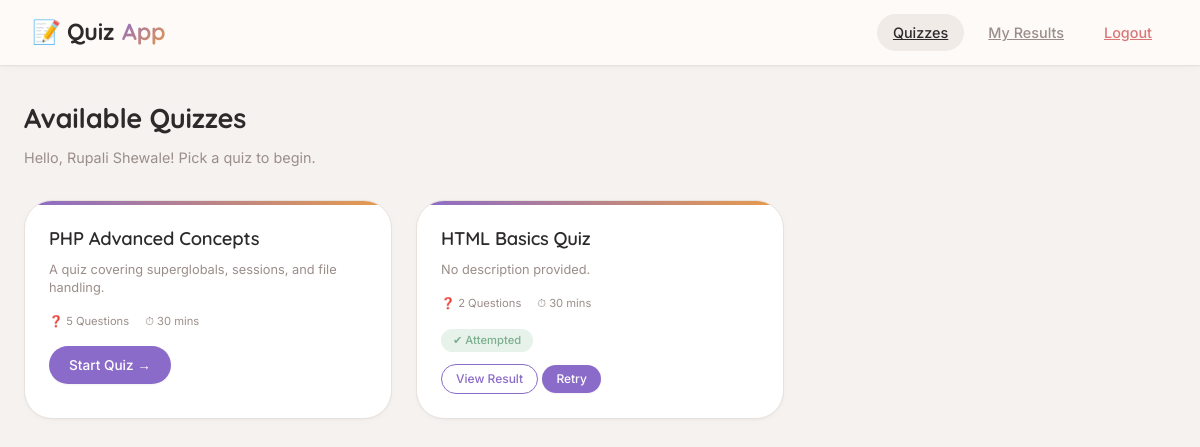
Page /index.php (signed in) on the committed database.
### tables this page shows
CREATE TABLE `quizzes` (
  `id` int(11) NOT NULL,
  `title` varchar(200) NOT NULL,
  `description` text DEFAULT NULL,
  `time_limit` int(11) DEFAULT 30,
  `created_by` int(11) DEFAULT NULL,
  `is_active` tinyint(1) DEFAULT 1,
  `created_at` timestamp NOT NULL DEFAULT current_timestamp()
);

### index.php (the view, shortened to what this page needs)
<?php
require_once 'includes/db.php';
$quizzes = $conn->query("
    SELECT q.*,
           u.name AS creator,
           (SELECT COUNT(*) FROM questions WHERE quiz_id = q.id) AS q_count,
           (SELECT COUNT(*) FROM attempts WHERE quiz_id = q.id AND user_id = {$_SESSION['user_id']}) AS attempted
    FROM quizzes q
    JOIN users u ON q.created_by = u.id
    WHERE q.is_active = 1
    ORDER BY q.created_at DESC
");
?>
<!DOCTYPE html>
<html lang="en">
<head>
<link rel="stylesheet" href="assets/css/style.css">
</head>
<body>
<nav class="navbar">
    <div class="logo">📝 Quiz<span>App</span></div>
    <div class="nav-links">
        <a href="index.php" class="active">Quizzes</a>
        <a href="my_results.php">My Results</a>
        <a href="logout.php" style="color:var(--danger)">Logout</a>
    </div>
</nav>
<div class="container">
    <div class="page-header">
        <div>
            <h2>Available Quizzes</h2>
            <p class="text-muted mt-1" style="font-size:0.9rem">Hello, <?= htmlspecialchars($_SESSION['name']) ?>! Pick a quiz to begin.</p>
        </div>
    </div>
    <div class="quiz-grid">
        <?php while ($quiz = $quizzes->fetch_assoc()): ?>
        <div class="quiz-card">
            <h3><?= htmlspecialchars($quiz['title']) ?></h3>
            <p><?= htmlspecialchars($quiz['description'] ?: 'No description provided.') ?></p>
            <div class="quiz-meta">
                <span>❓ <?= $quiz['q_count'] ?> Questions</span>
                <span>⏱ <?= $quiz['time_limit'] ?> mins</span>
            </div>
            <?php if ($quiz['attempted'] > 0): ?>
                <span class="badge badge-success" style="margin-bottom:0.8rem;">✔ Attempted</span><br>
                <a href="result.php?quiz_id=<?= $quiz['id'] ?>" class="btn btn-outline btn-sm">View Result</a>
                <a href="attempt.php?quiz_id=<?= $quiz['id'] ?>" class="btn btn-primary btn-sm">Retry</a>
            <?php else: ?>
                <a href="attempt.php?quiz_id=<?= $quiz['id'] ?>" class="btn btn-primary">Start Quiz →</a>
            <?php endif; ?>
        </div>
        <?php endwhile; ?>
    </div>
</div>
</body>
</html>

### assets/css/style.css (style rules this page uses)
:root { --bg: #F5F2F0; --surface: #FDFBF9; --card: #FFFFFF; --border: #E8E2DD; --accent: #8B6BC9; --accent2: #E89B4A; --accent3: #5EAA78; --text: #2D2A2B; --muted: #9B8E8A; --danger: #D97777; --success: #7BAF8E; --warning: #E8964B; --radius-sm: 12px; --radius-md: 18px; --radius-lg: 28px; --shadow-sm: 0 2px 8px rgba(0, 0, 0, 0.02), 0 1px 2px rgba(0, 0, 0, 0.03); --shadow-md: 0 8px 24px rgba(0, 0, 0, 0.05); --shadow-lg: 0 20px 35px -12px rgba(0, 0, 0, 0.08); --transition: all 0.25s cubic-bezier(0.2, 0.9, 0.4, 1.1); }
* { margin: 0; padding: 0; box-sizing: border-box; }
body { font-family: 'Inter', -apple-system, BlinkMacSystemFont, 'Segoe UI', sans-serif; background: var(--bg); color: var(--text); line-height: 1.5; font-size: 15px; -webkit-font-smoothing: antialiased; }
h1, h2, h3, h4, .logo, .timer-display, .stat-card .stat-val, .score-circle .score-num { font-family: 'Quicksand', 'Inter', sans-serif; font-weight: 600; letter-spacing: -0.2px; }
.navbar { background: rgba(253, 251, 249, 0.92); backdrop-filter: blur(12px); border-bottom: 1px solid var(--border); padding: 0 2rem; display: flex; align-items: center; justify-content: space-between; height: 66px; position: sticky; top: 0; z-index: 100; box-shadow: var(--shadow-sm); }
.navbar .logo { font-family: 'Quicksand', sans-serif; font-size: 1.45rem; font-weight: 700; color: var(--text); display: flex; align-items: center; gap: 8px; }
.navbar .logo span { background: linear-gradient(135deg, var(--accent), var(--accent2)); -webkit-background-clip: text; background-clip: text; color: transparent; }
.nav-links { display: flex; gap: 0.5rem; align-items: center; }
.nav-links a { color: var(--muted); font-size: 0.9rem; font-weight: 500; padding: 8px 16px; border-radius: 40px; transition: var(--transition); }
.nav-links a:hover, .nav-links a.active { color: var(--text); background: #F1EBE7; }
.btn { display: inline-flex; align-items: center; gap: 8px; padding: 9px 20px; border-radius: 40px; border: none; cursor: pointer; font-family: 'Inter', sans-serif; font-size: 0.85rem; font-weight: 500; transition: var(--transition); text-decoration: none; }
.btn-primary { background: var(--accent); color: white; box-shadow: 0 1px 2px rgba(0,0,0,0.05); }
.btn-outline { background: transparent; color: var(--accent); border: 1px solid var(--accent); }
.btn-sm { padding: 5px 14px; font-size: 0.75rem; }
.container { max-width: 1200px; margin: 0 auto; padding: 2rem 1.5rem; }
.badge { display: inline-block; padding: 3px 12px; border-radius: 40px; font-size: 0.7rem; font-weight: 500; }
.badge-success { background: rgba(94, 170, 120, 0.15); color: var(--success); }
.page-header { display: flex; align-items: center; justify-content: space-between; margin-bottom: 2rem; flex-wrap: wrap; gap: 1rem; }
.page-header h2 { font-size: 1.7rem; font-weight: 700; color: var(--text); }
.quiz-grid { display: grid; grid-template-columns: repeat(auto-fill, minmax(300px, 1fr)); gap: 1.5rem; }
.quiz-card { background: var(--card); border: 1px solid var(--border); border-radius: var(--radius-lg); padding: 1.5rem; transition: var(--transition); position: relative; overflow: hidden; box-shadow: var(--shadow-sm); }
.quiz-card::before { content: ''; position: absolute; top: 0; left: 0; right: 0; height: 4px; background: linear-gradient(90deg, var(--accent), var(--accent2)); border-radius: 4px 4px 0 0; }
.quiz-card h3 { font-size: 1.15rem; font-weight: 600; margin-bottom: 0.5rem; }
.quiz-card p { color: var(--muted); font-size: 0.8rem; margin-bottom: 1rem; line-height: 1.4; }
.quiz-meta { display: flex; gap: 1rem; font-size: 0.7rem; color: var(--muted); margin-bottom: 1rem; }
.quiz-meta span { display: flex; align-items: center; gap: 5px; }
.mt-1 { margin-top: 0.5rem; }
.text-muted { color: var(--muted); }

### rows in the picture
quizzes: title "PHP Advanced Concepts", description "A quiz covering superglobals, sessions, and file handling.", q_count "5", time_limit "30"
quizzes: title "HTML Basics Quiz", description "No description provided.", q_count "2", time_limit "30"

### other values in the picture
$_SESSION['name'] "Rupali Shewale"
